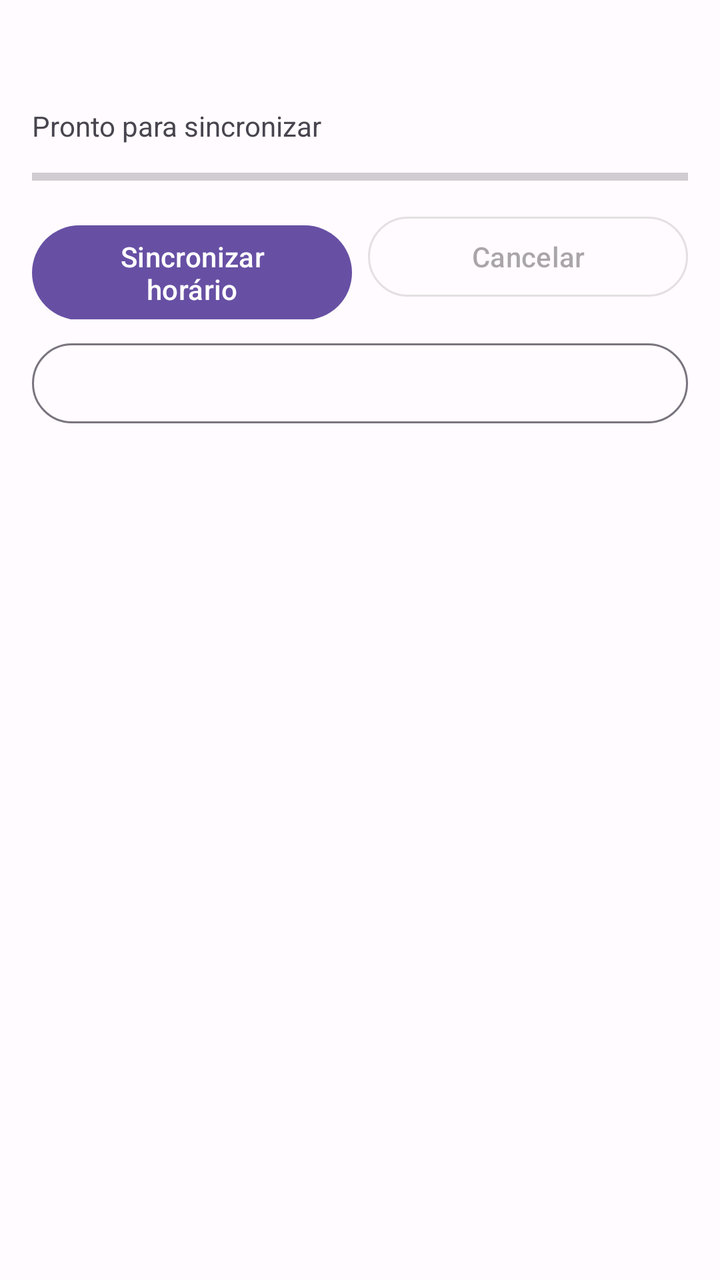
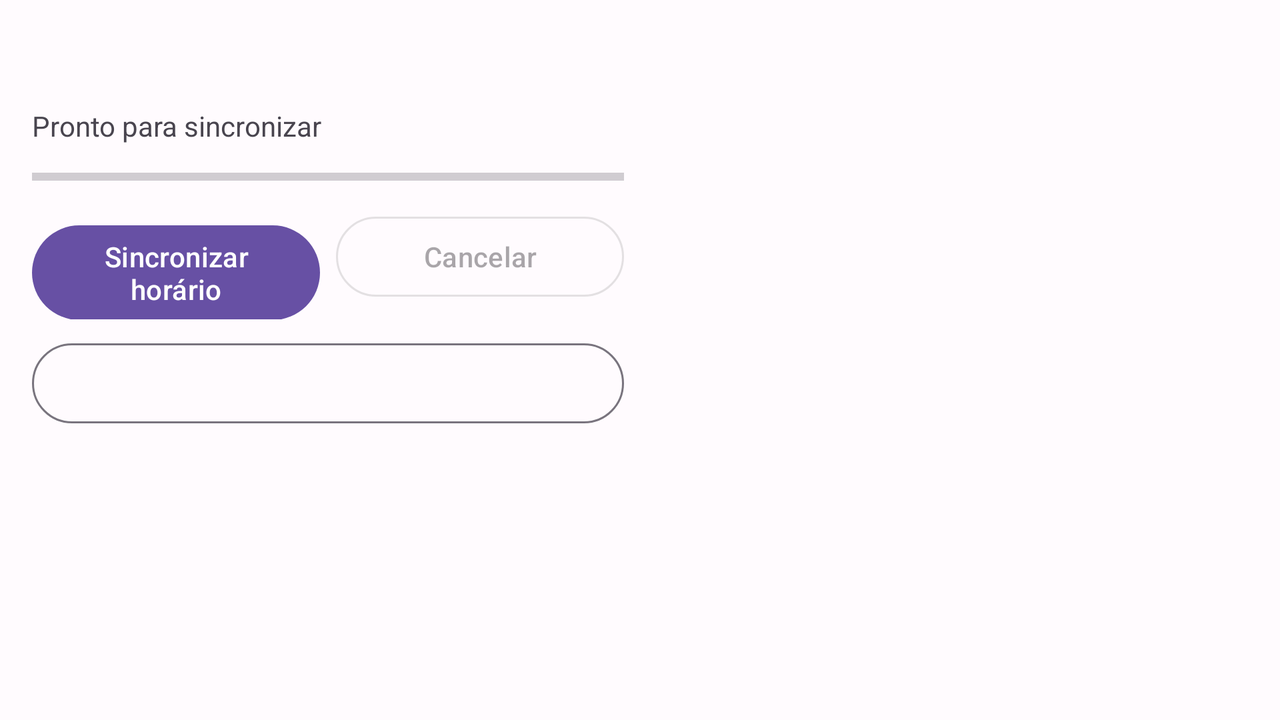

Compare how this app lays out the same screen by default and in its alternative resource folder. The renders come first, then the two layout files and the values they reference.
<!-- AndroidManifest.xml: application theme Theme.UPTStudentHub -->
<!-- res/layout/activity_timetable.xml -->
<?xml version="1.0" encoding="utf-8"?>
<LinearLayout xmlns:android="http://schemas.android.com/apk/res/android"
    android:layout_width="match_parent"
    android:layout_height="match_parent"
    android:fitsSystemWindows="true"
    android:orientation="vertical"
    android:padding="@dimen/spacing_m">

    <TextView
        android:id="@+id/tvTitle"
        android:layout_width="match_parent"
        android:layout_height="wrap_content"
        android:textAppearance="?attr/textAppearanceTitleLarge" />

    <TextView
        android:id="@+id/tvStatus"
        android:layout_width="match_parent"
        android:layout_height="wrap_content"
        android:layout_marginTop="@dimen/spacing_s"
        android:text="@string/status_idle" />

    <ProgressBar
        android:id="@+id/progressBar"
        style="?android:attr/progressBarStyleHorizontal"
        android:layout_width="match_parent"
        android:layout_height="wrap_content"
        android:layout_marginTop="@dimen/spacing_s"
        android:contentDescription="@string/cd_progress"
        android:max="100" />

    <LinearLayout
        android:layout_width="match_parent"
        android:layout_height="wrap_content"
        android:layout_marginTop="@dimen/spacing_s"
        android:orientation="horizontal">

        <Button
            android:id="@+id/btnSync"
            android:layout_width="0dp"
            android:layout_height="wrap_content"
            android:layout_marginEnd="@dimen/spacing_s"
            android:layout_weight="1"
            android:minHeight="@dimen/touch_target"
            android:text="@string/btn_sync" />

        <Button
            android:id="@+id/btnCancel"
            style="?attr/materialButtonOutlinedStyle"
            android:layout_width="0dp"
            android:layout_height="wrap_content"
            android:layout_weight="1"
            android:enabled="false"
            android:minHeight="@dimen/touch_target"
            android:text="@string/btn_cancel" />
    </LinearLayout>

    <Button
        android:id="@+id/btnTap"
        style="?attr/materialButtonOutlinedStyle"
        android:layout_width="match_parent"
        android:layout_height="wrap_content"
        android:layout_marginTop="@dimen/spacing_s"
        android:minHeight="@dimen/touch_target" />

    <ScrollView
        android:layout_width="match_parent"
        android:layout_height="0dp"
        android:layout_marginTop="@dimen/spacing_m"
        android:layout_weight="1">

        <LinearLayout
            android:id="@+id/sessionsContainer"
            android:layout_width="match_parent"
            android:layout_height="wrap_content"
            android:orientation="vertical" />
    </ScrollView>
</LinearLayout>
<!-- resources referenced by this layout -->
<resources>
  <dimen name="spacing_m">16dp</dimen>
  <dimen name="spacing_s">8dp</dimen>
  <dimen name="touch_target">48dp</dimen>
  <string name="btn_cancel">Cancelar</string>
  <string name="btn_sync">Sincronizar horário</string>
  <string name="cd_progress">Progresso da sincronização do horário</string>
  <string name="status_idle">Pronto para sincronizar</string>
  <style name="Theme.UPTStudentHub" parent="Base.Theme.UPTStudentHub" />
  <!-- from res/values-v27/ -->
  <style name="Base.Theme.UPTStudentHub" parent="Common.Theme.UPTStudentHub">
          <item name="android:windowLightStatusBar">true</item>
          <item name="android:windowLightNavigationBar">true</item>
          <item name="android:navigationBarColor">@color/app_surface</item>
      </style>
  <style name="Common.Theme.UPTStudentHub" parent="Theme.Material3.DayNight">
          <item name="colorPrimary">@color/app_primary</item>
          <item name="colorOnPrimary">@color/app_on_primary</item>
          <item name="colorPrimaryContainer">@color/app_primary_container</item>
          <item name="colorOnPrimaryContainer">@color/app_on_primary_container</item>
          <item name="colorSecondary">@color/app_secondary</item>
          <item name="colorOnSecondary">@color/app_on_secondary</item>
          <item name="colorSecondaryContainer">@color/app_secondary_container</item>
          <item name="colorOnSecondaryContainer">@color/app_on_secondary_container</item>
          <item name="colorSurface">@color/app_surface</item>
          <item name="colorOnSurface">@color/app_on_surface</item>
          <item name="colorSurfaceVariant">@color/app_surface_variant</item>
          <item name="colorOnSurfaceVariant">@color/app_on_surface_variant</item>
          <item name="colorOutline">@color/app_outline</item>
          <item name="colorError">@color/app_error</item>
          <item name="colorOnError">@color/app_on_error</item>
          <item name="colorErrorContainer">@color/app_error_container</item>
          <item name="colorOnErrorContainer">@color/app_on_error_container</item>
          <item name="android:colorBackground">@color/app_surface</item>
          <item name="android:windowBackground">@color/app_surface</item>
          <item name="colorOnBackground">@color/app_on_surface</item>
          <item name="android:statusBarColor">@color/app_surface</item>
          <item name="android:navigationBarColor">@color/app_legacy_navigation</item>
      </style>
  <color name="app_surface">#FFFBFE</color>
  <color name="app_primary">#6750A4</color>
  <color name="app_on_primary">#FFFFFF</color>
  <color name="app_primary_container">#EADDFF</color>
  <color name="app_on_primary_container">#21005D</color>
  <color name="app_secondary">#625B71</color>
  <color name="app_on_secondary">#FFFFFF</color>
  <color name="app_secondary_container">#E8DEF8</color>
  <color name="app_on_secondary_container">#1D192B</color>
  <color name="app_on_surface">#1C1B1F</color>
  <color name="app_surface_variant">#E7E0EC</color>
  <color name="app_on_surface_variant">#49454F</color>
  <color name="app_outline">#79747E</color>
  <color name="app_error">#B3261E</color>
  <color name="app_on_error">#FFFFFF</color>
  <color name="app_error_container">#F9DEDC</color>
  <color name="app_on_error_container">#410E0B</color>
  <color name="app_legacy_navigation">#1C1B1F</color>
</resources>
<!-- res/layout-land/activity_timetable.xml (the repository's variant of the layout above) -->
<!-- drawn on the phone turned sideways -->
<?xml version="1.0" encoding="utf-8"?>
<LinearLayout xmlns:android="http://schemas.android.com/apk/res/android"
    android:layout_width="match_parent"
    android:layout_height="match_parent"
    android:fitsSystemWindows="true"
    android:orientation="horizontal"
    android:padding="@dimen/spacing_m">

    <LinearLayout
        android:layout_width="0dp"
        android:layout_height="match_parent"
        android:layout_weight="1"
        android:orientation="vertical">

        <TextView
            android:id="@+id/tvTitle"
            android:layout_width="match_parent"
            android:layout_height="wrap_content"
            android:textAppearance="?attr/textAppearanceTitleLarge" />

        <TextView
            android:id="@+id/tvStatus"
            android:layout_width="match_parent"
            android:layout_height="wrap_content"
            android:layout_marginTop="@dimen/spacing_s"
            android:text="@string/status_idle" />

        <ProgressBar
            android:id="@+id/progressBar"
            style="?android:attr/progressBarStyleHorizontal"
            android:layout_width="match_parent"
            android:layout_height="wrap_content"
            android:layout_marginTop="@dimen/spacing_s"
            android:contentDescription="@string/cd_progress"
            android:max="100" />

        <LinearLayout
            android:layout_width="match_parent"
            android:layout_height="wrap_content"
            android:layout_marginTop="@dimen/spacing_s"
            android:orientation="horizontal">

            <Button
                android:id="@+id/btnSync"
                android:layout_width="0dp"
                android:layout_height="wrap_content"
                android:layout_marginEnd="@dimen/spacing_s"
                android:layout_weight="1"
                android:minHeight="@dimen/touch_target"
                android:text="@string/btn_sync" />

            <Button
                android:id="@+id/btnCancel"
                style="?attr/materialButtonOutlinedStyle"
                android:layout_width="0dp"
                android:layout_height="wrap_content"
                android:layout_weight="1"
                android:enabled="false"
                android:minHeight="@dimen/touch_target"
                android:text="@string/btn_cancel" />
        </LinearLayout>

        <Button
            android:id="@+id/btnTap"
            style="?attr/materialButtonOutlinedStyle"
            android:layout_width="match_parent"
            android:layout_height="wrap_content"
            android:layout_marginTop="@dimen/spacing_s"
            android:minHeight="@dimen/touch_target" />
    </LinearLayout>

    <ScrollView
        android:layout_width="0dp"
        android:layout_height="match_parent"
        android:layout_marginStart="@dimen/spacing_m"
        android:layout_weight="1">

        <LinearLayout
            android:id="@+id/sessionsContainer"
            android:layout_width="match_parent"
            android:layout_height="wrap_content"
            android:orientation="vertical" />
    </ScrollView>
</LinearLayout>
